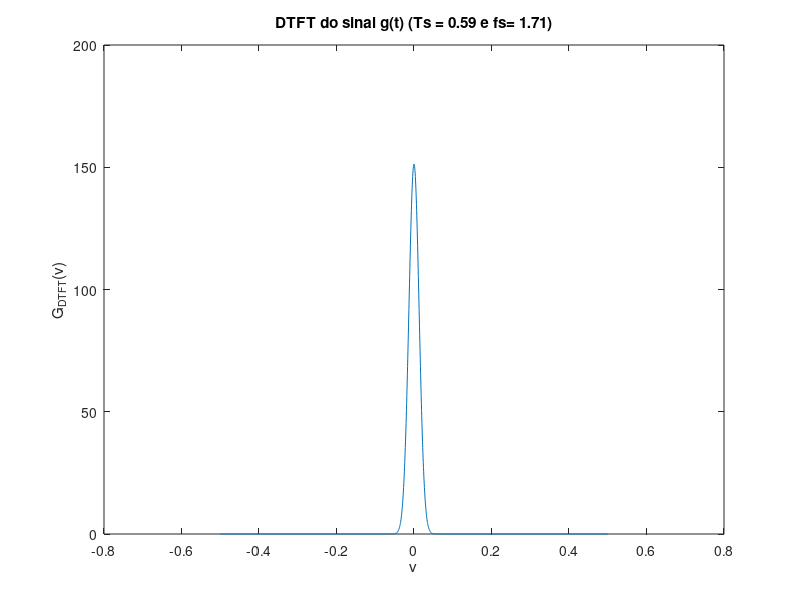
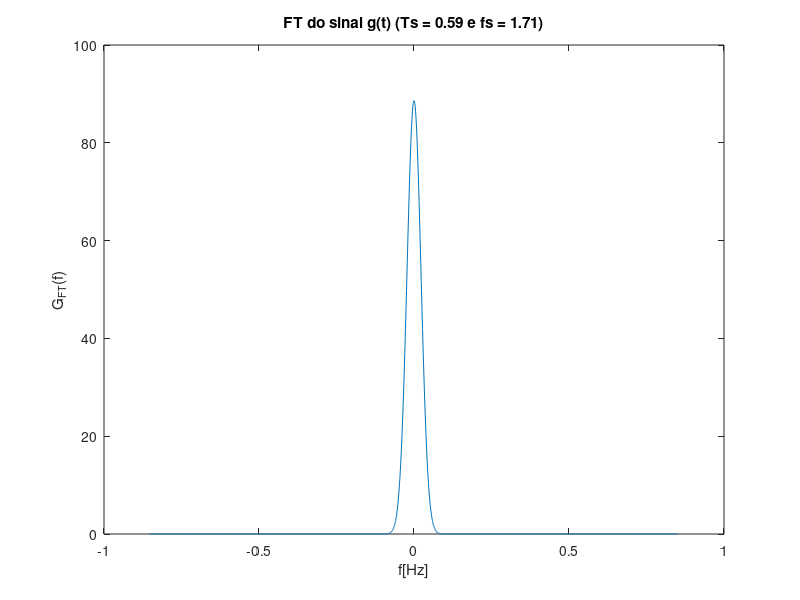

The MATLAB source for these figures, in order:
clear all
close all

%{
================= Cálculo da DTFT em de v=(-1/2,1/2) e da FT =========================
    Este programa visa:
    1) Calcular a DTFT do sinal de uma função gauassina,considerando uma janela de 
    frequência de -1/2 a 1/2, ou seja, na janela temporal de (no máximo) um período de 
    amostragem.
    2) Calcular a FT do sinal de uma função gaussiana, tendo como base a DTFT calculada
    desse mesmo sinal.
    O sinal gaussiano é dado por g(t) = A * exp(-(t/Sigma)^2), onde A é a 
amplitude do sinal. 
%}

% Número de pontos de amostragem
Npt_n = 2^10;
n = (-Npt_n/2:1:Npt_n/2-1);

% Janela temporal
to = -300;
tf = 300;
Ts = (tf - to)/Npt_n; %período
t = n * Ts;           %vetor de janela temporal

% Amostragem da função g(t)
A = 5;          %amplitude
Sigma = 10;    %sigma
g = t * 0;      %inicializa vetor g com o mesmo número de pontos que t
g = A * exp(-(t/Sigma).^2); %gaussiana discreta

% Janela de frequẽncia (v)
Npt_v = 2^11;               %número de pontos de v
k = (-Npt_v/2:1:Npt_v/2-1); %vetor auxiliar k
vo = -1/2;                        
vf = -vo;
v_step = (vf - vo)/Npt_v;   %passo de v
v = k * v_step;             %vetor de janela de frequência -> suficiente pois compreende mais q 3 períodos

% DTFT de G (G_DTFT)
G_DTFT = v * 0;
for u = 1 : length(v)
    G_DTFT(u) = sum(g.*exp(-1i*2*pi*v(u)*n));
end

% Plotagem da G_DTFT
figure(1)
plot(v,abs(G_DTFT))
xlabel('v')
ylabel('G_{DTFT}(v)')
title(sprintf('DTFT do sinal g(t) (Ts = %.2f e fs= %.2f)', Ts, 1/Ts));

%{
Janela de frequência f[Hz]:
    Sendo de G_DTFT ser apenas uma versão em outra escala(1/fs) de G_D e, consequentemente, uma versão
em outra escala(1/fs) e outra amplitude (A*fs) de G_FT. Para obtermos G_FT é necessário apenas:
1) Dividir a amplitude de G_DTFT
2) Considerar uma janela de frequência em outra escala (v*fs)  
%}

%1) Ft de G
fs = 1/Ts;
G_FT = G_DTFT/fs;

%2) Escala do domínio
f = v*fs;

% Plotagem de G_FT
figure(2)
plot(f,abs(G_FT))
xlabel('f[Hz]')
ylabel('G_{FT}(f)')
title(sprintf('FT do sinal g(t) (Ts = %.2f e fs = %.2f)', Ts, fs));